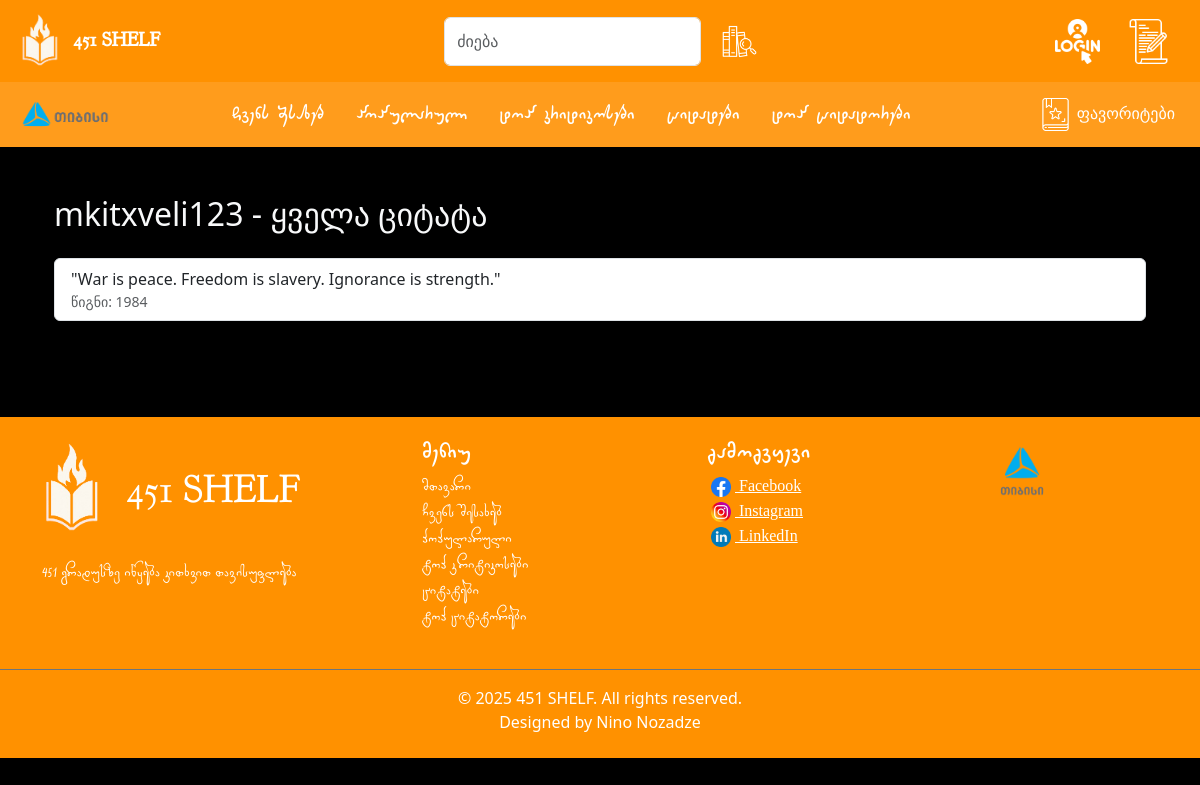
The page /quotes/author/mkitxveli123 on the database its author committed.
### models.py (models this page shows, shortened)
class User(UserMixin, db.Model):
    __tablename__ = 'user'
    __table_args__ = {'extend_existing': True}
    id = db.Column(db.Integer, primary_key=True)
    username = db.Column(db.String(80), unique=True, nullable=False)
    email = db.Column(db.String(120), unique=True, nullable=False)
    password_hash = db.Column(db.String(128), nullable=False)
    is_admin = db.Column(db.Boolean, default=False)
    image = db.Column(db.String(255), nullable=True)
    reviews = db.relationship('Review', backref='user', lazy=True)
    quotes = db.relationship('Quote', backref='user', lazy=True)

class Quote(db.Model):
    id = db.Column(db.Integer, primary_key=True)
    text = db.Column(db.Text, nullable=False)
    author = db.Column(db.String(100))
    book_title = db.Column(db.String(150))
    timestamp = db.Column(db.DateTime, default=db.func.current_timestamp())
    user_id = db.Column(db.Integer, db.ForeignKey('user.id'), nullable=False)
    book_id = db.Column(db.Integer, db.ForeignKey('book.id'), nullable=True)
    likes = db.Column(db.Integer, default=0)
    liked_by_users = db.relationship('User', secondary=favorites_quotes, backref='favorite_quotes')

### routes.py (the view)
@main.route('/quotes/author/<username>')
def quotes_by_author(username):
    user = User.query.filter_by(username=username).first_or_404()
    quotes = Quote.query.filter_by(user_id=user.id).all()
    return render_template('quotes_by_author.html', user=user, quotes=quotes)

### templates/quotes_by_author.html
{% extends "base.html" %}
{% block content %}
<div class="container py-5">
    <h2 class="text-light">{{ user.username }} - ყველა ციტატა</h2>
    {% if quotes %}
        <ul class="list-group mt-4">
            {% for quote in quotes %}
                <li class="list-group-item">
                    "{{ quote.text }}"
                    {% if quote.book_title %}
                        <small class="text-muted d-block">წიგნი: {{ quote.book_title }}</small>
                    {% endif %}
                </li>
            {% endfor %}
        </ul>
    {% else %}
        <p class="text-light mt-4">ციტატები ვერ მოიძებნა.</p>
    {% endif %}
</div>
{% endblock %}

### rows shown on the page
User: username "mkitxveli123"
Quote: text "War is peace. Freedom is slavery. Ignorance is strength.", book_title "1984"
